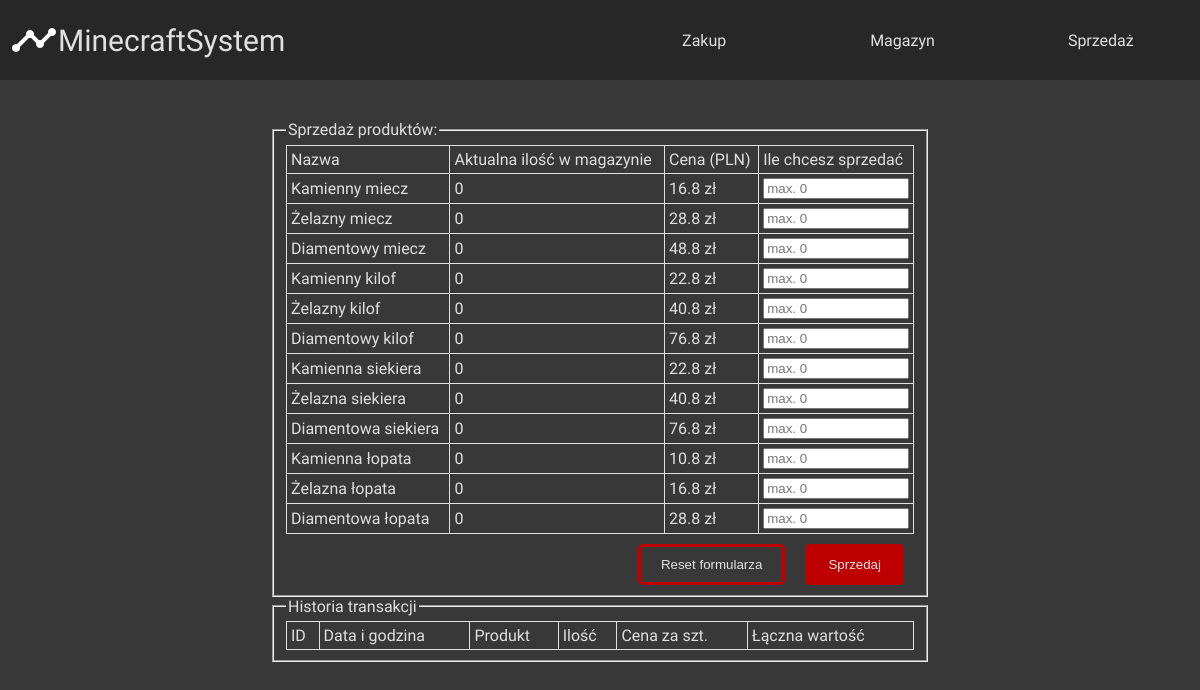
Before: /sprzedaz.php with the older database file.
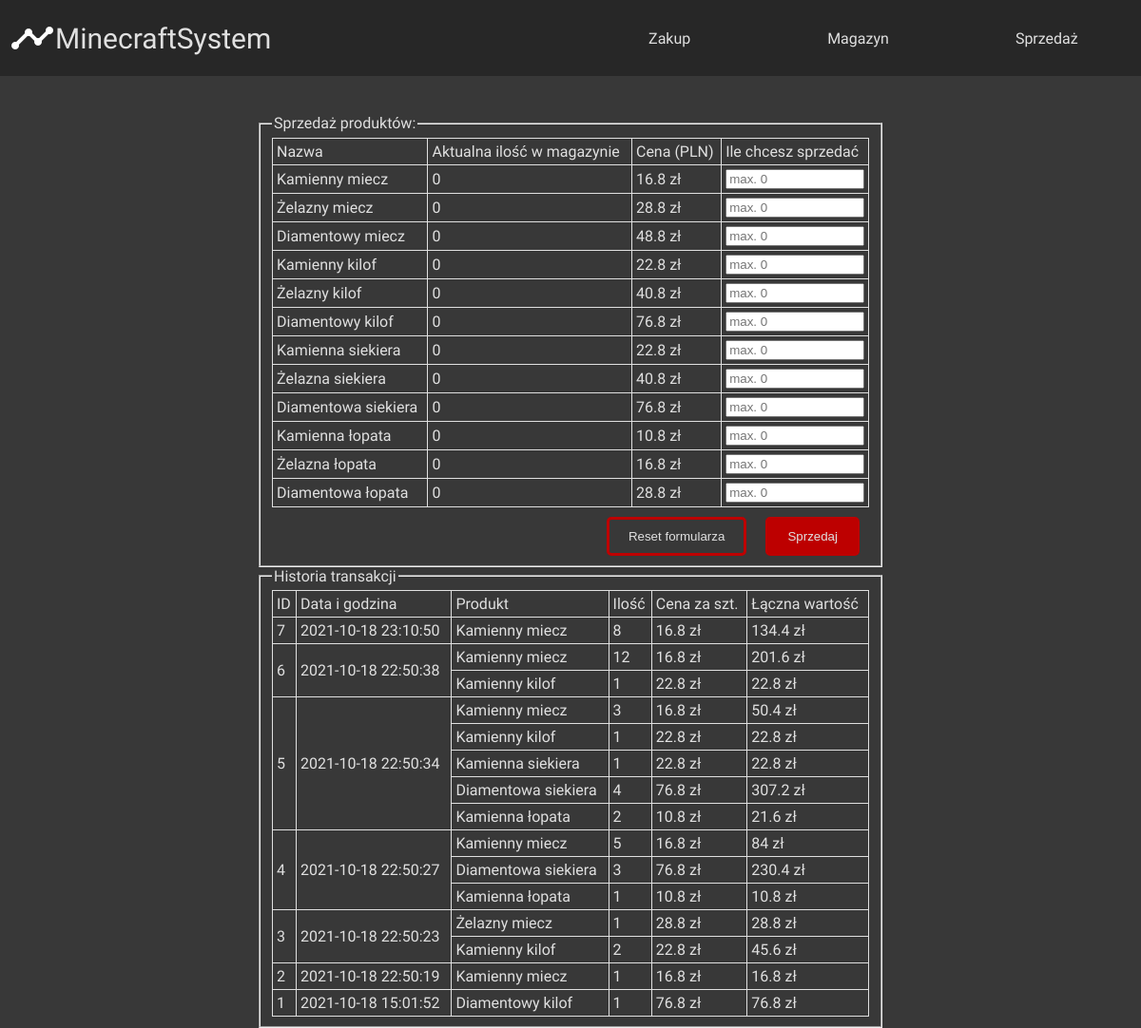
After: the same page with the newer database file.
### tables this page shows
CREATE TABLE `produkty` (
  `id` int(11) NOT NULL,
  `nazwa` varchar(35) NOT NULL,
  `cena` float NOT NULL,
  `stan_magazynowy` int(11) NOT NULL
);

CREATE TABLE `transakcje_sprzedaz` (
  `id` int(11) NOT NULL,
  `data` datetime NOT NULL
);

### sprzedaz.php (the view, shortened to what this page needs)
<?php
    $database = @new mysqli('localhost', 'root', '', 'minecraftsystems');
    if($database->connect_errno!=0){
        echo "Nastąpił problem z połączeniem! <br/> Error: ".$database->connect_errno;
        exit();
    } else {
        $database->query("set names utf8");
    }
?>
<!DOCTYPE html>
<html>
<head>
    <link rel='stylesheet' type='text/css' media='screen' href='main.css'>
</head>
<body>
    <nav>
        <div id="logo">
            <a href="index.php">
                <img src="img/logo.png" alt="logo">
                MinecraftSystem
            </a>
        </div>
        <ul class="links">
            <li><a href="zakup.php">Zakup</a></li>
            <li><a href="magazyn.php">Magazyn</a></li>
            <li><a href="sprzedaz.php">Sprzedaż</a></li>
        </ul>
    </nav>
    <main>
        <fieldset>
            <legend>Sprzedaż produktów:</legend>
            <form method="POST" action="sprzedawanieSkrypt.php">
                <table>
                    <tr>
                        <td>Nazwa</td>
                        <td>Aktualna ilość w magazynie</td>
                        <td>Cena (PLN)</td>
                        <td>Ile chcesz sprzedać</td>
                    </tr>
                    <?php
                        $result_sprzedaz=$database->query("SELECT produkty.id, produkty.nazwa, produkty.stan_magazynowy, produkty.cena FROM produkty");
                        while($row_sprzedaz = $result_sprzedaz->fetch_assoc()){
                            echo "<tr> <td>".$row_sprzedaz['nazwa']."</td> <td>".$row_sprzedaz['stan_magazynowy']."</td> <td>".$row_sprzedaz['cena']." zł</td><td><input type='number' min='0' max='".$row_sprzedaz['stan_magazynowy']."' placeholder='max. ".$row_sprzedaz['stan_magazynowy']."' name='".$row_sprzedaz['id']."'></td></tr>";
                        }
                    ?>
                </table>
                <input type="submit" value="Sprzedaj">
                <input type="reset" value="Reset formularza">
            </form>
        </fieldset>
        <fieldset>
            <legend>Historia transakcji</legend>
            <table>
            <tr><td> ID </td><td> Data i godzina </td><td> Produkt </td><td> Ilość </td><td> Cena za szt. </td><td> Łączna wartość </td></tr>
            <?php
                $result_historia = $database->query("SELECT * FROM transakcje_sprzedaz ORDER BY transakcje_sprzedaz.data DESC");
                while($row_historia = $result_historia->fetch_assoc()){
                    $result_rowspan = $database->query(
                        "SELECT COUNT(*) AS 'liczba_rekordow' FROM transakcje_sprzedaz
                        INNER JOIN transakcja_sprzedaz_produkty
                        ON transakcje_sprzedaz.id = transakcja_sprzedaz_produkty.id_transakcje_sprzedaz
                        INNER JOIN produkty
                        ON produkty.id = transakcja_sprzedaz_produkty.id_produkty
                        WHERE transakcje_sprzedaz.id = ".$row_historia['id'].";");
                    $row_rowspan = $result_rowspan->fetch_assoc();
                    $result_historia2 = $database->query(
                        "SELECT produkty.nazwa, transakcja_sprzedaz_produkty.ilosc, produkty.cena FROM transakcje_sprzedaz
                        INNER JOIN transakcja_sprzedaz_produkty
                        ON transakcje_sprzedaz.id = transakcja_sprzedaz_produkty.id_transakcje_sprzedaz
                        INNER JOIN produkty
                        ON produkty.id = transakcja_sprzedaz_produkty.id_produkty
                        WHERE transakcje_sprzedaz.id = ".$row_historia['id'].";");
                    echo "
                    <tr><td rowspan='".$row_rowspan['liczba_rekordow']."'> ".$row_historia['id']." </td><td rowspan='".$row_rowspan['liczba_rekordow']."'> ".$row_historia['data']." </td>";
                    while($row_historia2 = $result_historia2->fetch_assoc()){
                        $wartosc = $row_historia2['ilosc'] * $row_historia2['cena'];
                        echo "<td>".$row_historia2['nazwa']."</td><td>".$row_historia2['ilosc']."</td><td>".$row_historia2['cena']." zł</td><td>".$wartosc." zł</td></tr>";
                    }
                }
            ?>
            </table>
        </fieldset>
    </main>
</body>
</html>

Changed rows visible on the page:
added transakcje_sprzedaz: id "7", data "2021-10-18 23:10:50", nazwa "Kamienny miecz", ilosc "8", cena "16.8", wartosc "134.4"
added transakcje_sprzedaz: id "6", data "2021-10-18 22:50:38", nazwa "Kamienny miecz", ilosc "12", cena "16.8", wartosc "201.6", nazwa "Kamienny kilof", ilosc "1", cena "22.8", wartosc "22.8"
added transakcje_sprzedaz: id "5", data "2021-10-18 22:50:34", nazwa "Kamienny miecz", ilosc "3", cena "16.8", wartosc "50.4", nazwa "Kamienny kilof", ilosc "1", cena "22.8", wartosc "22.8", nazwa "Kamienna siekiera", nazwa "Diamentowa siekiera", ilosc "4", cena "76.8", wartosc "307.2", nazwa "Kamienna łopata", ilosc "2", cena "10.8", wartosc "21.6"
added transakcje_sprzedaz: id "4", data "2021-10-18 22:50:27", nazwa "Kamienny miecz", ilosc "5", cena "16.8", wartosc "84", nazwa "Diamentowa siekiera", ilosc "3", cena "76.8", wartosc "230.4", nazwa "Kamienna łopata", ilosc "1", cena "10.8", wartosc "10.8"
added transakcje_sprzedaz: id "3", data "2021-10-18 22:50:23", nazwa "Żelazny miecz", ilosc "1", cena "28.8", wartosc "28.8", nazwa "Kamienny kilof", ilosc "2", cena "22.8", wartosc "45.6"
added transakcje_sprzedaz: id "2", data "2021-10-18 22:50:19", nazwa "Kamienny miecz", ilosc "1", cena "16.8", wartosc "16.8"
added transakcje_sprzedaz: id "1", data "2021-10-18 15:01:52", nazwa "Diamentowy kilof", ilosc "1", cena "76.8", wartosc "76.8"
